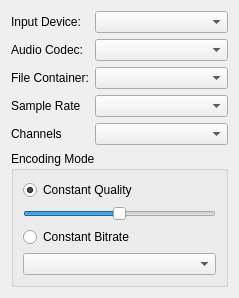
       <widget class="QWidget" name="audio_recording_pane">
        <property name="geometry">
         <rect>
          <x>0</x>
          <y>0</y>
          <width>239</width>
          <height>279</height>
         </rect>
        </property>
        <attribute name="icon">
         <iconset resource="resources/resources.qrc">
          <normaloff>:/microphone.png</normaloff>:/microphone.png</iconset>
        </attribute>
        <attribute name="label">
         <string>Audio Recording</string>
        </attribute>
        <layout class="QVBoxLayout" name="verticalLayout_3">
         <item>
          <layout class="QVBoxLayout" name="verticalLayout_15">
           <item>
            <layout class="QFormLayout" name="formLayout">
             <item row="0" column="0">
              <widget class="QLabel" name="label_16">
               <property name="text">
                <string>Input Device:</string>
               </property>
              </widget>
             </item>
             <item row="1" column="0">
              <widget class="QLabel" name="label_17">
               <property name="text">
                <string>Audio Codec:</string>
               </property>
              </widget>
             </item>
             <item row="2" column="0">
              <widget class="QLabel" name="label_18">
               <property name="text">
                <string>File Container:</string>
               </property>
              </widget>
             </item>
             <item row="3" column="0">
              <widget class="QLabel" name="label_19">
               <property name="text">
                <string>Sample Rate</string>
               </property>
              </widget>
             </item>
             <item row="0" column="1">
              <widget class="QComboBox" name="audio_device">
               <property name="toolTip">
                <string>Select where to receive audio input</string>
               </property>
              </widget>
             </item>
             <item row="1" column="1">
              <widget class="QComboBox" name="audio_codec">
               <property name="toolTip">
                <string>Select the audio codec to record with, depends on system codecs</string>
               </property>
              </widget>
             </item>
             <item row="2" column="1">
              <widget class="QComboBox" name="audio_container">
               <property name="toolTip">
                <string>Select audio file type, depends on system</string>
               </property>
              </widget>
             </item>
             <item row="3" column="1">
              <widget class="QComboBox" name="audio_sample_rate">
               <property name="toolTip">
                <string>Select the sample rate for the recorded audio</string>
               </property>
               <property name="insertPolicy">
                <enum>QComboBox::InsertAtTop</enum>
               </property>
              </widget>
             </item>
             <item row="4" column="1">
              <widget class="QComboBox" name="audio_channels">
               <property name="toolTip">
                <string>Select number of channels to record from</string>
               </property>
              </widget>
             </item>
             <item row="4" column="0">
              <widget class="QLabel" name="label_20">
               <property name="text">
                <string>Channels</string>
               </property>
              </widget>
             </item>
            </layout>
           </item>
           <item>
            <widget class="QGroupBox" name="groupBox_3">
             <property name="title">
              <string>Encoding Mode</string>
             </property>
             <layout class="QVBoxLayout" name="verticalLayout_16">
              <item>
               <widget class="QRadioButton" name="constant_quality">
                <property name="toolTip">
                 <string>Constant quality means varying bitrate for audio file</string>
                </property>
                <property name="text">
                 <string>Constant Quality</string>
                </property>
                <property name="checked">
                 <bool>true</bool>
                </property>
               </widget>
              </item>
              <item>
               <widget class="QSlider" name="quality_slider">
                <property name="toolTip">
                 <string>Quality of audio recording, from very bad to very good</string>
                </property>
                <property name="maximum">
                 <number>4</number>
                </property>
                <property name="value">
                 <number>2</number>
                </property>
                <property name="orientation">
                 <enum>Qt::Horizontal</enum>
                </property>
               </widget>
              </item>
              <item>
               <widget class="QRadioButton" name="constant_bitrate">
                <property name="toolTip">
                 <string>Constant bitrate means quality will vary</string>
                </property>
                <property name="text">
                 <string>Constant Bitrate</string>
                </property>
               </widget>
              </item>
              <item>
               <widget class="QComboBox" name="audio_bitrate">
                <property name="toolTip">
                 <string>Select bitrate for recording</string>
                </property>
               </widget>
              </item>
             </layout>
            </widget>
           </item>
          </layout>
         </item>
        </layout>
       </widget>
